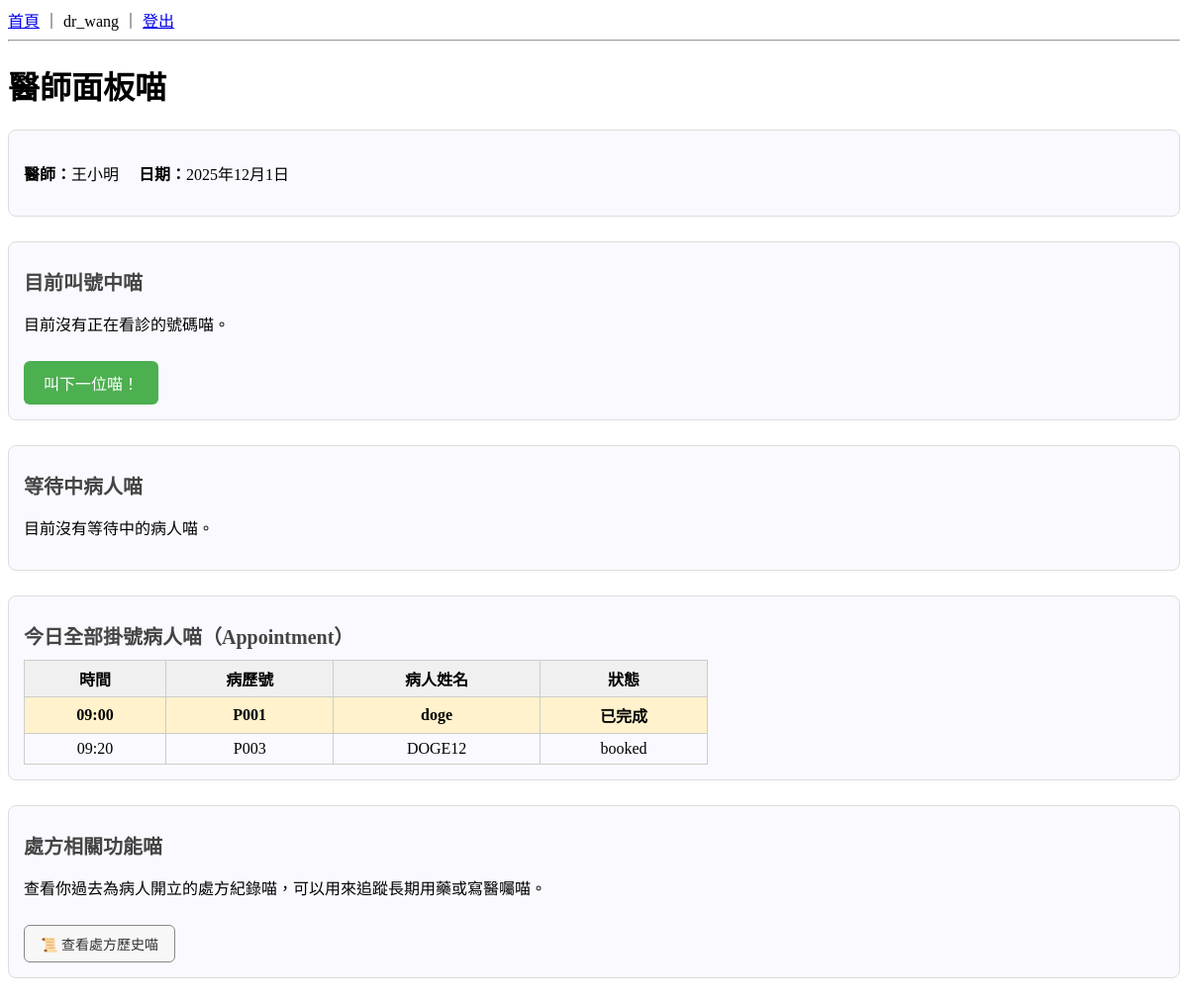
The app's page /queues/doctor/ (signed in), older data.
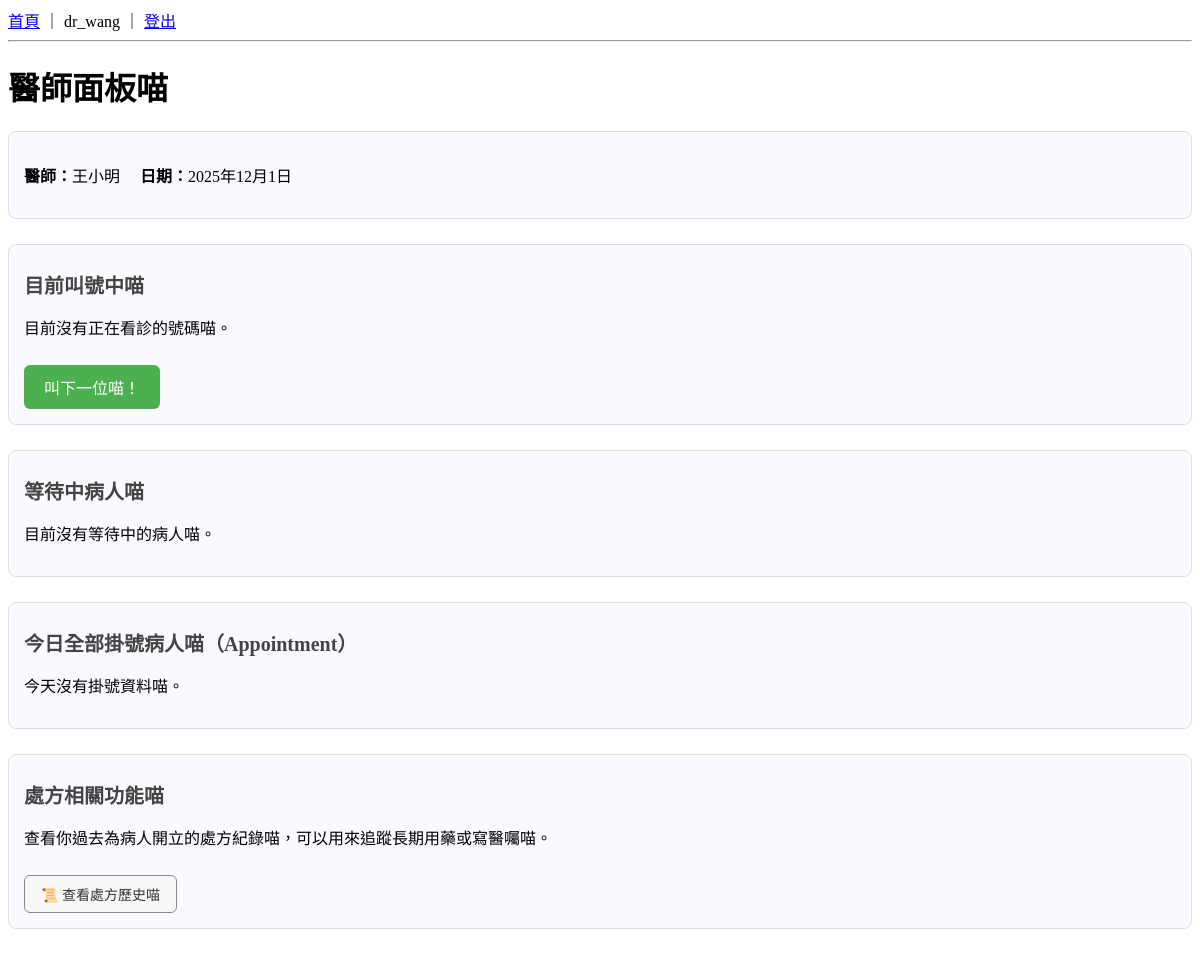
The same page, newer data.
### appointments/models.py (models this page shows, shortened)
class Appointment(models.Model):
    STATUS_CHOICES = [
        ("BOOKED", "已掛號"),
        ("CANCELLED", "已取消"),
        ("DONE", "已完成"),
    ]
    patient = models.ForeignKey(Patient, on_delete=models.CASCADE)
    doctor = models.ForeignKey(Doctor, on_delete=models.CASCADE)
    date = models.DateField()
    time = models.TimeField()
    status = models.CharField(max_length=10, choices=STATUS_CHOICES, default="BOOKED")
    created_at = models.DateTimeField(default=timezone.now)
    objects = AppointmentManager()
    class Meta:
        unique_together = [("doctor", "date", "time")]

### patients/models.py (models this page shows, shortened)
class Patient(models.Model):
    full_name = models.CharField("姓名", max_length=50)
    national_id = models.CharField("身分證", max_length=10, unique=True)
    nhi_no = models.CharField("健保卡號", max_length=20, blank=True)
    birth_date = models.DateField("生日")
    phone = models.CharField("電話", max_length=20, blank=True)
    chart_no = models.CharField(
        "病歷號",
        max_length=20,
        unique=True,
        blank=True,
        editable=False,
    )
    address = models.CharField("地址", max_length=200, blank=True)

### queues/views.py (the view, shortened to what this page needs)
# urls.py: path("doctor/", views.doctor_panel, name="doctor_panel"),
@group_required("DOCTOR")
def doctor_panel(request):
    doctor = Doctor.objects.filter(user=request.user).first()
    if not doctor:
        messages.error(request, "目前帳號沒有綁定醫師資料，請請管理員確認。")
        return redirect("index")
    today = timezone.localdate()
    tickets_qs = (
        VisitTicket.objects
        .filter(date=today, doctor=doctor)
        .select_related("patient", "appointment")
        .order_by("appointment__time", "number")
    )
    current_ticket = (
        tickets_qs
        .filter(status="calling")
        .order_by("number")
        .first()
    )
    waiting_tickets = tickets_qs.filter(status="waiting")
    done_tickets = tickets_qs.filter(status="done")
    today_appointments = (
        Appointment.objects
        .filter(doctor=doctor, date=today)
        .select_related("patient")
        .order_by("time")
    )
    context = {
        "doctor": doctor,
        "today": today,
        "tickets": tickets_qs,
        "current_ticket": current_ticket,
        "waiting_tickets": waiting_tickets,   # ⭐ 加這
        "done_tickets": done_tickets,         # ⭐ 加這
        "today_appointments": today_appointments,
    }
    return render(request, "queues/doctor_panel.html", context)

### common/utils.py (called while the page is built)
def group_required(group_name):
    def decorator(view_func):
        decorated_view_func = user_passes_test(
            lambda u: u.is_authenticated and u.groups.filter(name=group_name).exists()
        )(view_func)
        return decorated_view_func
    return decorator

### templates/queues/doctor_panel.html (shortened to what this page needs)
{% extends "base.html" %}
{% block content %}
<h1>醫師面板喵</h1>
<div class="panel-box">
    {% if doctor %}
      <p>
        <strong>醫師：</strong>{{ doctor.name }}
        <strong>日期：</strong>{{ today }}
      </p>
    {% else %}
      <p style="color:red;">沒有對應的醫師資料喵。</p>
    {% endif %}
</div>
<div class="panel-box">
    <div class="section-title">目前叫號中喵</div>
    {% if current_ticket %}
        <p class="highlight-current">
            ▶ 現在看診： #{{ current_ticket.number }} — {{ current_ticket.patient.full_name }} 喵
        </p>
        <form method="post">
            {% csrf_token %}
            <input type="hidden" name="action" value="finish">
            <input type="hidden" name="ticket_id" value="{{ current_ticket.id }}">
            <button type="submit" class="btn-finish">此病人看診完成喵</button>
        </form>
        <div style="margin-top: 15px;">
            <a href="{% url 'prescriptions:edit_for_ticket' current_ticket.id %}"
               class="btn-call">
              📝 開立 / 編輯處方喵
            </a>
            {% if current_ticket.prescription %}
              <span style="margin-left: 10px; font-size: 14px; color: #555;">
                （已有處方，點上面可修改喵）
              </span>
            {% endif %}
        </div>
    {% else %}
        <p>目前沒有正在看診的號碼喵。</p>
        <form method="post">
            <button type="submit" class="btn-call">叫下一位喵！</button>
        </form>
    {% endif %}
</div>
<div class="panel-box">
    <div class="section-title">等待中病人喵</div>
    {% if waiting_tickets %}
      <table>
        <tr>
          <th>號碼</th>
          <th>時間</th>
          <th>病人</th>
          <th>狀態</th>
        </tr>
        {% for t in waiting_tickets %}
          <tr>
            <td>{{ t.number }}</td>
            <td>{{ t.appointment.time }}</td>
            <td>{{ t.appointment.patient.full_name }}</td>
            <td>{{ t.get_status_display }}</td>
          </tr>
        {% endfor %}
      </table>
    {% else %}
      <p>目前沒有等待中的病人喵。</p>
    {% endif %}
</div>
<div class="panel-box">
    <div class="section-title">今日全部掛號病人喵（Appointment）</div>
    {% if today_appointments %}
      <table>
        <tr>
          <th>時間</th>
          <th>病歷號</th>
          <th>病人姓名</th>
          <th>狀態</th>
        </tr>
        {% for appt in today_appointments %}
          <tr {% if forloop.first %}class="highlight-current"{% endif %}>
            <td>{{ appt.time|time:"H:i" }}</td>
            <td>{{ appt.patient.chart_no }}</td>
            <td>{{ appt.patient.full_name }}</td>
            <td>{{ appt.get_status_display }}</td>
          </tr>
        {% endfor %}
      </table>
    {% else %}
      <p>今天沒有掛號資料喵。</p>
    {% endif %}
</div>
<div class="panel-box">
    <div class="section-title">處方相關功能喵</div>
    <p>查看你過去為病人開立的處方紀錄喵，可以用來追蹤長期用藥或寫醫囑喵。</p>
    <a href="{% url 'prescriptions:doctor_prescription_list' %}"
       class="btn-secondary-link">
        📜 查看處方歷史喵
    </a>
</div>
{% endblock %}

Row changes from the older to the newer data that the page shows:
removed Appointment: time "09:00", patient.chart_no "P001", patient.full_name "doge", status "已完成"
removed Appointment: time "09:20", patient.chart_no "P003", patient.full_name "DOGE12", status "booked"
Text that changed along with them:
text no longer shown: "時間 病歷號 病人姓名 狀態"
text now shown: "今天沒有掛號資料喵。"
